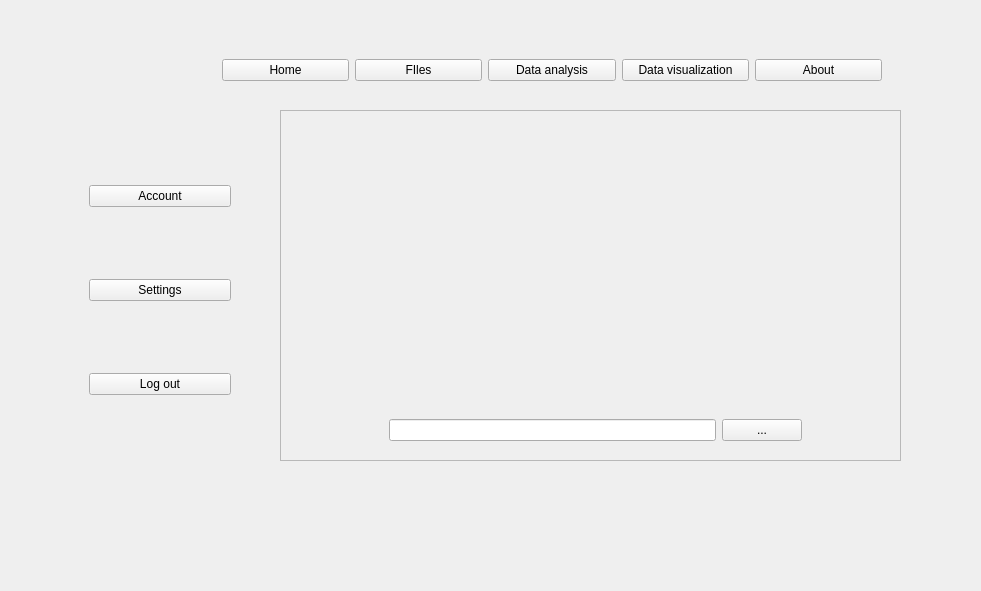
<?xml version="1.0" encoding="UTF-8"?>
<ui version="4.0">
 <class>Form</class>
 <widget class="QWidget" name="Form">
  <property name="geometry">
   <rect>
    <x>0</x>
    <y>0</y>
    <width>981</width>
    <height>591</height>
   </rect>
  </property>
  <property name="windowTitle">
   <string>Form</string>
  </property>
  <widget class="QFrame" name="horizontalFrame">
   <property name="geometry">
    <rect>
     <x>80</x>
     <y>30</y>
     <width>811</width>
     <height>80</height>
    </rect>
   </property>
   <layout class="QHBoxLayout" name="horizontalLayout">
    <item>
     <widget class="QLabel" name="user_icon">
      <property name="styleSheet">
       <string notr="true">
image: url(:/image-header/Downloads/icons8-user-30.png);

QLabel hover user_menu{
background-color:red


}</string>
      </property>
      <property name="text">
       <string/>
      </property>
     </widget>
    </item>
    <item>
     <widget class="QPushButton" name="home_button">
      <property name="text">
       <string>Home</string>
      </property>
     </widget>
    </item>
    <item>
     <widget class="QPushButton" name="file_button">
      <property name="text">
       <string>FIles</string>
      </property>
     </widget>
    </item>
    <item>
     <widget class="QPushButton" name="data_analysis_button">
      <property name="text">
       <string>Data analysis</string>
      </property>
     </widget>
    </item>
    <item>
     <widget class="QPushButton" name="data_vis_button">
      <property name="text">
       <string>Data visualization</string>
      </property>
     </widget>
    </item>
    <item>
     <widget class="QPushButton" name="about_button">
      <property name="text">
       <string>About</string>
      </property>
     </widget>
    </item>
   </layout>
  </widget>
  <widget class="QFrame" name="user_menu">
   <property name="geometry">
    <rect>
     <x>80</x>
     <y>110</y>
     <width>160</width>
     <height>361</height>
    </rect>
   </property>
   <property name="styleSheet">
    <string notr="true">QFrame {
opacity:0px;
}

</string>
   </property>
   <layout class="QVBoxLayout" name="verticalLayout">
    <item>
     <widget class="QPushButton" name="account_button">
      <property name="text">
       <string>Account</string>
      </property>
     </widget>
    </item>
    <item>
     <widget class="QPushButton" name="settings_button">
      <property name="text">
       <string>Settings</string>
      </property>
     </widget>
    </item>
    <item>
     <widget class="QPushButton" name="log_out_button">
      <property name="text">
       <string>Log out</string>
      </property>
     </widget>
    </item>
   </layout>
  </widget>
  <widget class="QFrame" name="FileFrame">
   <property name="geometry">
    <rect>
     <x>280</x>
     <y>110</y>
     <width>621</width>
     <height>351</height>
    </rect>
   </property>
   <property name="frameShape">
    <enum>QFrame::StyledPanel</enum>
   </property>
   <property name="frameShadow">
    <enum>QFrame::Raised</enum>
   </property>
   <widget class="QFrame" name="fileButtonsFrame">
    <property name="geometry">
     <rect>
      <x>100</x>
      <y>300</y>
      <width>431</width>
      <height>41</height>
     </rect>
    </property>
    <layout class="QHBoxLayout" name="horizontalLayout_2">
     <item>
      <widget class="QLineEdit" name="filePathEdit"/>
     </item>
     <item>
      <widget class="QPushButton" name="fileOpenButton">
       <property name="text">
        <string>...</string>
       </property>
      </widget>
     </item>
    </layout>
   </widget>
  </widget>
 </widget>
 <resources/>
 <connections/>
</ui>
